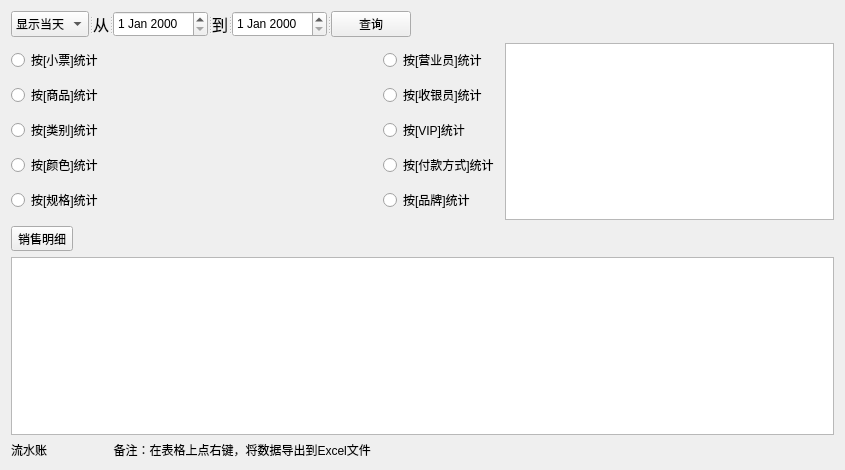
<?xml version="1.0" encoding="UTF-8"?>
<ui version="4.0">
 <class>Seals_Statistics_Dialog</class>
 <widget class="QWidget" name="Seals_Statistics_Dialog">
  <property name="geometry">
   <rect>
    <x>0</x>
    <y>0</y>
    <width>845</width>
    <height>470</height>
   </rect>
  </property>
  <property name="windowTitle">
   <string>Form</string>
  </property>
  <layout class="QGridLayout" name="gridLayout">
   <item row="0" column="0" colspan="4">
    <widget class="QSplitter" name="splitter">
     <property name="sizePolicy">
      <sizepolicy hsizetype="Maximum" vsizetype="Preferred">
       <horstretch>0</horstretch>
       <verstretch>0</verstretch>
      </sizepolicy>
     </property>
     <property name="orientation">
      <enum>Qt::Horizontal</enum>
     </property>
     <widget class="QComboBox" name="comboBox">
      <item>
       <property name="text">
        <string>显示当天</string>
       </property>
      </item>
      <item>
       <property name="text">
        <string>显示前天</string>
       </property>
      </item>
      <item>
       <property name="text">
        <string>显示当月</string>
       </property>
      </item>
      <item>
       <property name="text">
        <string>显示上月</string>
       </property>
      </item>
      <item>
       <property name="text">
        <string>显示当年</string>
       </property>
      </item>
      <item>
       <property name="text">
        <string>显示上年</string>
       </property>
      </item>
      <item>
       <property name="text">
        <string>显示全部</string>
       </property>
      </item>
     </widget>
     <widget class="QLabel" name="label">
      <property name="font">
       <font>
        <pointsize>12</pointsize>
       </font>
      </property>
      <property name="text">
       <string>从</string>
      </property>
     </widget>
     <widget class="QDateEdit" name="dateEdit_from"/>
     <widget class="QLabel" name="label_2">
      <property name="font">
       <font>
        <pointsize>12</pointsize>
       </font>
      </property>
      <property name="text">
       <string>到</string>
      </property>
     </widget>
     <widget class="QDateEdit" name="dateEdit_to"/>
     <widget class="QPushButton" name="pushButton">
      <property name="text">
       <string>查询</string>
      </property>
     </widget>
    </widget>
   </item>
   <item row="4" column="0" colspan="4">
    <widget class="QTableWidget" name="tableWidget_2"/>
   </item>
   <item row="2" column="0">
    <widget class="QToolButton" name="toolButton">
     <property name="sizePolicy">
      <sizepolicy hsizetype="Fixed" vsizetype="Maximum">
       <horstretch>0</horstretch>
       <verstretch>0</verstretch>
      </sizepolicy>
     </property>
     <property name="text">
      <string>销售明细</string>
     </property>
    </widget>
   </item>
   <item row="1" column="3">
    <widget class="QTableWidget" name="tableWidget"/>
   </item>
   <item row="1" column="2">
    <layout class="QVBoxLayout" name="verticalLayout_2">
     <item>
      <widget class="QRadioButton" name="radioButton_6">
       <property name="text">
        <string>按[营业员]统计</string>
       </property>
      </widget>
     </item>
     <item>
      <widget class="QRadioButton" name="radioButton_7">
       <property name="text">
        <string>按[收银员]统计</string>
       </property>
      </widget>
     </item>
     <item>
      <widget class="QRadioButton" name="radioButton_8">
       <property name="text">
        <string>按[VIP]统计</string>
       </property>
      </widget>
     </item>
     <item>
      <widget class="QRadioButton" name="radioButton_9">
       <property name="text">
        <string>按[付款方式]统计</string>
       </property>
      </widget>
     </item>
     <item>
      <widget class="QRadioButton" name="radioButton_10">
       <property name="text">
        <string>按[品牌]统计</string>
       </property>
      </widget>
     </item>
    </layout>
   </item>
   <item row="1" column="0" colspan="2">
    <layout class="QVBoxLayout" name="verticalLayout">
     <item>
      <widget class="QRadioButton" name="radioButton">
       <property name="text">
        <string>按[小票]统计</string>
       </property>
      </widget>
     </item>
     <item>
      <widget class="QRadioButton" name="radioButton_2">
       <property name="text">
        <string>按[商品]统计</string>
       </property>
      </widget>
     </item>
     <item>
      <widget class="QRadioButton" name="radioButton_3">
       <property name="text">
        <string>按[类别]统计</string>
       </property>
      </widget>
     </item>
     <item>
      <widget class="QRadioButton" name="radioButton_4">
       <property name="text">
        <string>按[颜色]统计</string>
       </property>
      </widget>
     </item>
     <item>
      <widget class="QRadioButton" name="radioButton_5">
       <property name="text">
        <string>按[规格]统计</string>
       </property>
      </widget>
     </item>
    </layout>
   </item>
   <item row="5" column="0">
    <widget class="QLabel" name="label_3">
     <property name="text">
      <string>流水账                    备注：在表格上点右键，将数据导出到Excel文件</string>
     </property>
    </widget>
   </item>
  </layout>
 </widget>
 <resources/>
 <connections/>
</ui>
